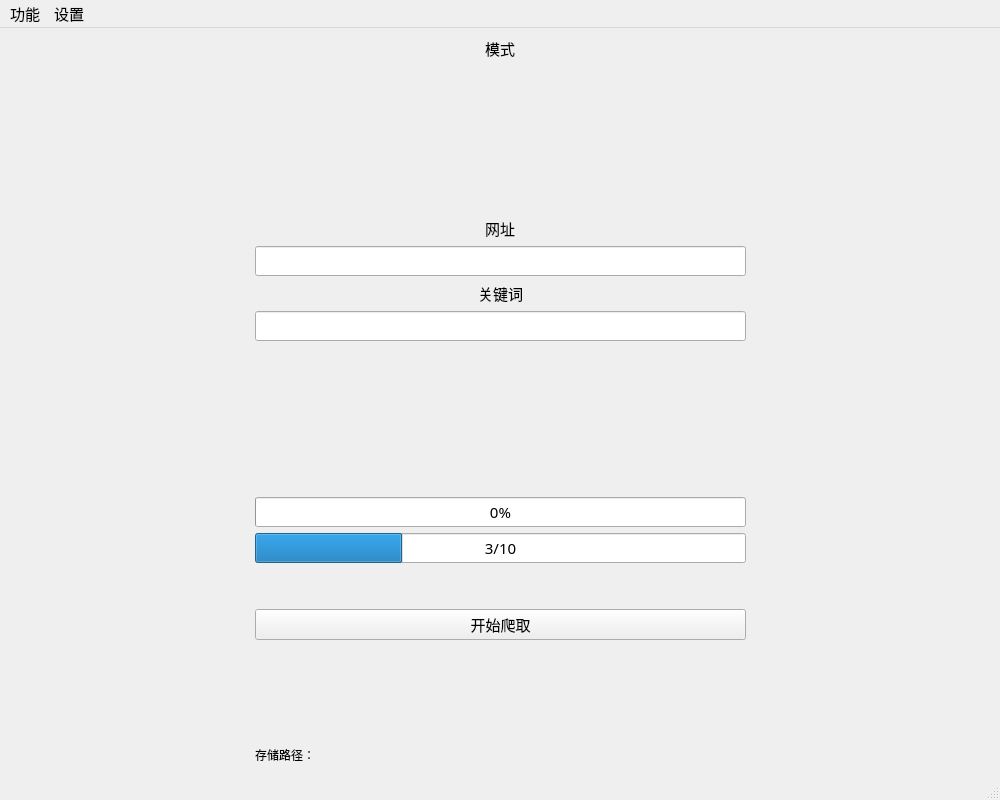
<?xml version="1.0" encoding="UTF-8"?>
<ui version="4.0">
 <class>MainWindow</class>
 <widget class="QMainWindow" name="MainWindow">
  <property name="geometry">
   <rect>
    <x>0</x>
    <y>0</y>
    <width>1000</width>
    <height>800</height>
   </rect>
  </property>
  <property name="font">
   <font>
    <family>微软雅黑</family>
    <pointsize>11</pointsize>
   </font>
  </property>
  <property name="windowTitle">
   <string>图片爬虫</string>
  </property>
  <widget class="QWidget" name="centralwidget">
   <layout class="QHBoxLayout" name="horizontalLayout" stretch="1,2,1">
    <item>
     <spacer name="horizontalSpacer">
      <property name="orientation">
       <enum>Qt::Horizontal</enum>
      </property>
      <property name="sizeHint" stdset="0">
       <size>
        <width>40</width>
        <height>20</height>
       </size>
      </property>
     </spacer>
    </item>
    <item>
     <layout class="QVBoxLayout" name="verticalLayout_3">
      <item>
       <layout class="QVBoxLayout" name="verticalLayout">
        <item alignment="Qt::AlignHCenter">
         <widget class="QLabel" name="label_pattern">
          <property name="text">
           <string>模式</string>
          </property>
         </widget>
        </item>
        <item>
         <spacer name="verticalSpacer">
          <property name="orientation">
           <enum>Qt::Vertical</enum>
          </property>
          <property name="sizeHint" stdset="0">
           <size>
            <width>20</width>
            <height>80</height>
           </size>
          </property>
         </spacer>
        </item>
        <item alignment="Qt::AlignHCenter">
         <widget class="QLabel" name="label_website">
          <property name="text">
           <string>网址</string>
          </property>
         </widget>
        </item>
        <item>
         <widget class="QLineEdit" name="lineEdit_website"/>
        </item>
        <item>
         <layout class="QVBoxLayout" name="verticalLayout_2">
          <item alignment="Qt::AlignHCenter">
           <widget class="QLabel" name="label_keyword">
            <property name="text">
             <string>关键词</string>
            </property>
           </widget>
          </item>
          <item>
           <widget class="QLineEdit" name="lineEdit_keyword"/>
          </item>
          <item>
           <spacer name="verticalSpacer_2">
            <property name="orientation">
             <enum>Qt::Vertical</enum>
            </property>
            <property name="sizeHint" stdset="0">
             <size>
              <width>20</width>
              <height>150</height>
             </size>
            </property>
           </spacer>
          </item>
          <item>
           <widget class="QProgressBar" name="progressBar">
            <property name="value">
             <number>0</number>
            </property>
            <property name="invertedAppearance">
             <bool>false</bool>
            </property>
            <property name="format">
             <string>%p%</string>
            </property>
           </widget>
          </item>
          <item>
           <widget class="QProgressBar" name="progressBar_2">
            <property name="maximum">
             <number>10</number>
            </property>
            <property name="value">
             <number>3</number>
            </property>
            <property name="format">
             <string>%v/%m</string>
            </property>
           </widget>
          </item>
          <item>
           <spacer name="verticalSpacer_4">
            <property name="orientation">
             <enum>Qt::Vertical</enum>
            </property>
            <property name="sizeHint" stdset="0">
             <size>
              <width>20</width>
              <height>40</height>
             </size>
            </property>
           </spacer>
          </item>
          <item>
           <widget class="QPushButton" name="pushButton_start">
            <property name="text">
             <string>开始爬取</string>
            </property>
           </widget>
          </item>
          <item>
           <spacer name="verticalSpacer_3">
            <property name="orientation">
             <enum>Qt::Vertical</enum>
            </property>
            <property name="sizeHint" stdset="0">
             <size>
              <width>20</width>
              <height>100</height>
             </size>
            </property>
           </spacer>
          </item>
          <item>
           <widget class="QLabel" name="label_path">
            <property name="font">
             <font>
              <family>微软雅黑</family>
              <pointsize>9</pointsize>
             </font>
            </property>
            <property name="text">
             <string>存储路径：</string>
            </property>
           </widget>
          </item>
         </layout>
        </item>
       </layout>
      </item>
     </layout>
    </item>
    <item>
     <spacer name="horizontalSpacer_2">
      <property name="orientation">
       <enum>Qt::Horizontal</enum>
      </property>
      <property name="sizeHint" stdset="0">
       <size>
        <width>40</width>
        <height>20</height>
       </size>
      </property>
     </spacer>
    </item>
   </layout>
  </widget>
  <widget class="QMenuBar" name="menubar">
   <property name="geometry">
    <rect>
     <x>0</x>
     <y>0</y>
     <width>1000</width>
     <height>25</height>
    </rect>
   </property>
   <widget class="QMenu" name="menu_main">
    <property name="title">
     <string>功能</string>
    </property>
    <widget class="QMenu" name="menu_function">
     <property name="title">
      <string>爬虫</string>
     </property>
     <addaction name="action_pattern1"/>
     <addaction name="separator"/>
     <addaction name="action_pattern2"/>
    </widget>
    <addaction name="action_openfile"/>
    <addaction name="separator"/>
    <addaction name="menu_function"/>
    <addaction name="separator"/>
    <addaction name="action_filter"/>
    <addaction name="separator"/>
    <addaction name="action_label"/>
   </widget>
   <widget class="QMenu" name="menu_setting">
    <property name="title">
     <string>设置</string>
    </property>
   </widget>
   <addaction name="menu_main"/>
   <addaction name="menu_setting"/>
  </widget>
  <widget class="QStatusBar" name="statusbar"/>
  <action name="action_openfile">
   <property name="text">
    <string>打开文件夹</string>
   </property>
  </action>
  <action name="action_filter">
   <property name="text">
    <string>审核</string>
   </property>
  </action>
  <action name="action_label">
   <property name="text">
    <string>标注</string>
   </property>
  </action>
  <action name="action_pattern1">
   <property name="checkable">
    <bool>true</bool>
   </property>
   <property name="checked">
    <bool>true</bool>
   </property>
   <property name="text">
    <string>模式一：爬取百度图片</string>
   </property>
  </action>
  <action name="action_pattern2">
   <property name="text">
    <string>模式二：爬取网站所有图片</string>
   </property>
  </action>
 </widget>
 <resources/>
 <connections/>
</ui>
